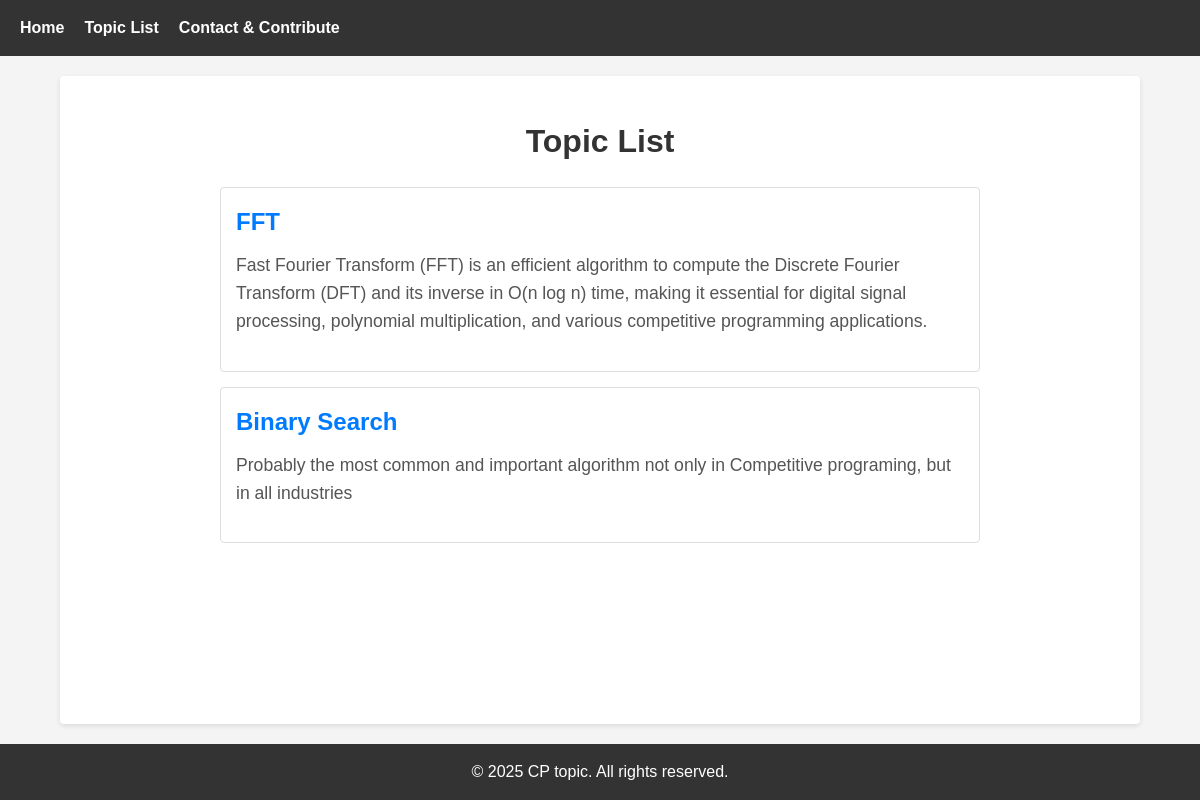
The page /topic/ on the database its author committed.
### main/models.py (models this page shows, shortened)
class Topic(models.Model):
    name = models.CharField(max_length=50, unique=True)
    short_description = models.CharField(max_length=1000, blank=True)

### main/views.py (the view)
# urls.py: path('topic/', views.topic_list, name='topic'),
def topic_list(request):
    topics = Topic.objects.all()
    return render(request, "topic_list.html", {"topics": topics})

### main/templates/topic_list.html (shortened to what this page needs)
{% extends "base.html" %}
{% block content %}
<div class="topic-list-container">
  <h1>Topic List</h1>
  {% if topics %}
    <ul class="topic-list">
      {% for topic in topics %}
        <li class="topic-item">
          <a href="{% url 'topic-detail' topic.pk %}" class="topic-link">
            <h2 class="topic-name">{{ topic.name }}</h2>
          </a>
          {% if topic.short_description %}
            <p class="topic-description">{{ topic.short_description }}</p>
          {% endif %}
        </li>
      {% endfor %}
    </ul>
  {% else %}
    <p class="no-topics">No topics available.</p>
  {% endif %}
</div>
{% endblock %}

### main/static/style.css (style rules this page uses)
html, body { height: 100%; margin: 0; }
body { display: flex; flex-direction: column; }
* { margin: 0; padding: 0; box-sizing: border-box; }
body { font-family: Arial, sans-serif; line-height: 1.6; background-color: #f4f4f4; color: #333; }
.topic-list-container { padding: 20px; max-width: 800px; margin: 0 auto; }
.topic-list-container h1 { font-size: 2rem; margin-bottom: 20px; text-align: center; }
.topic-list { list-style: none; padding: 0; margin: 0; }
.topic-item { background-color: #fff; border: 1px solid #ddd; border-radius: 4px; padding: 15px; margin-bottom: 15px; transition: box-shadow 0.3s ease; }
.topic-link { text-decoration: none; color: #333; display: block; }
.topic-name { margin: 0; font-size: 1.5rem; color: #007BFF; }
.topic-description { margin-top: 10px; color: #666; font-size: 1rem; }
.topic-description { font-size: 1.1rem; margin-bottom: 20px; color: #555; }

### rows shown on the page
Topic: name "FFT", short_description "Fast Fourier Transform (FFT) is an efficient algorithm to compute the Discrete Fourier Transform (DFT) and its inverse in O(n log n) time, making it essential for digital signal processing, polynomial multiplication, and various competitive programming applications."
Topic: name "Binary Search", short_description "Probably the most common and important algorithm not only in Competitive programing, but in all industries"
